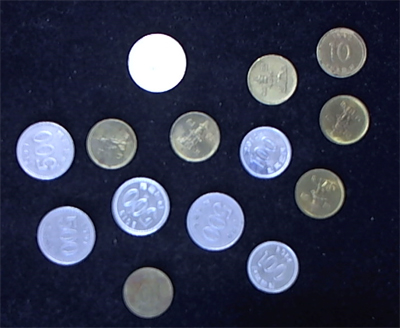
//> input picture opencv_project/chapter5/images/cons.jpg, 400 x 328 px
$ ./sum_avg   (built with g++ and OpenCV 4)
//> lines starting //> are read from the running program, lines starting //| are printed output that depends on the picture; after the words box and inside, x2 and y2 are one past the last pixel; in counts of white or black regions, pixels touching at a corner belong together
#include <opencv2/opencv.hpp>
using namespace cv;
using namespace std;
int main()
{
	Mat image = imread("images/cons.jpg", 1);
//> image is the input picture: 328 rows x 400 cols, CV_8UC3; mean B, G, R 78.1, 56.9, 52.3
	CV_Assert(image.data);

	Mat  mask(image.size(), CV_8U, Scalar(0));
	mask(Rect(20, 40, 70, 70)).setTo(255);

	Scalar sum_value = sum(image);
//> sum_value = Scalar(10241826, 7466186, 6862842)
	Scalar mean_value1 = mean(image);
//> mean_value1 = Scalar(78.06, 56.91, 52.31)
	Scalar mean_value2 = mean(image, mask);// 마스크 1 영역만 평균 계산 (AdaptiveTresheild)
//> mean_value2 = Scalar(48.29, 24.17, 20.56)

	cout << "[sum_value] = " << sum_value << endl;
//| [sum_value] = [1.02418e+07, 7.46619e+06, 6.86284e+06, 0]
	cout << "[mean_value1] = " << mean_value1 << endl;
//| [mean_value1] = [78.0627, 56.9069, 52.3082, 0]
	cout << "[mean_value2] = " << mean_value2 << endl << endl; //평균값
//| [mean_value2] = [48.2904, 24.1655, 20.5602, 0]

	Mat mean, stddev;
	meanStdDev(image, mean, stddev);
//> mean = [78.06, 56.91, 52.31]; stddev = [68.61, 66.89, 63.85]
	cout << "[mean] = " << mean << endl;
//| [mean] = [78.06269817073171;
//|  56.90690548780488;
//|  52.30824695121951]
	cout << "[stddev] = " << stddev << endl << endl;
//| [stddev] = [68.61396587315024;
//|  66.88895255313616;
//|  63.85245914367835]

	meanStdDev(image, mean, stddev, mask);
//> mean = [48.29, 24.17, 20.56]; stddev = [5.1, 4.12, 4.18]
	cout << "[mean] = " << mean << endl;
//| [mean] = [48.2904081632653;
//|  24.16551020408163;
//|  20.56020408163266]
	cout << "[stddev] = " << stddev << endl; //표준편차
//| [stddev] = [5.098814371662137;
//|  4.115247189850117;
//|  4.178693277733009]
	rectangle(image, Rect(20, 40, 70, 70), Scalar(0,0,255));
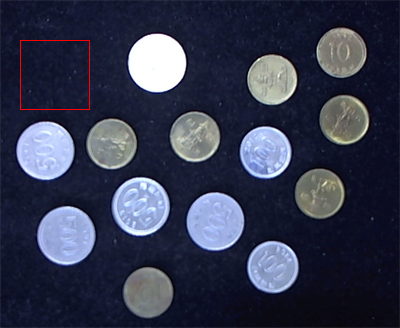
//> image: 328 rows x 400 cols, CV_8UC3; 0.21% of pixels changed, all inside (x1, y1, x2, y2) = (20, 40, 90, 110)

	imshow("image", image),  imshow("mask", mask);
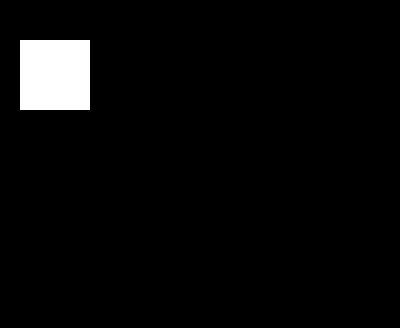
//> window 'mask': 328 rows x 400 cols, CV_8UC1; 3.7% white; 1 white region, box (x1, y1, x2, y2) and area: (20, 40, 90, 110) 4900
	waitKey();
	return 0;
}
